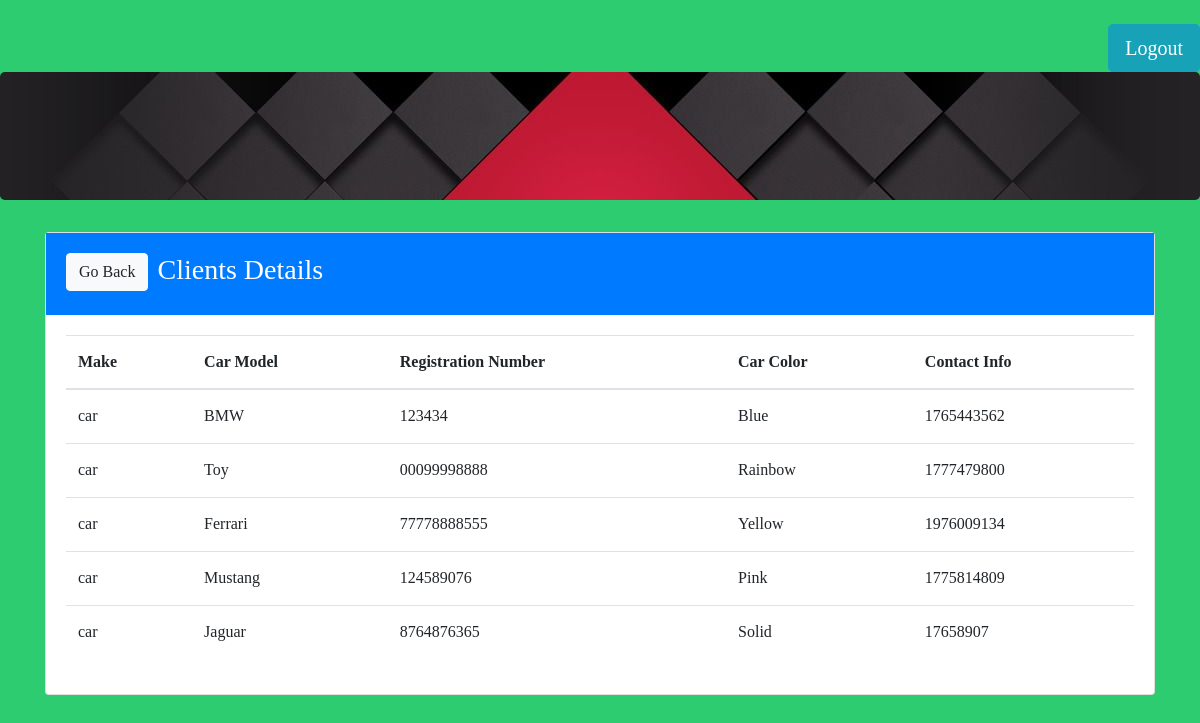
/admin-dashboard.php, run on the app's committed database.
### tables this page shows
CREATE TABLE `clients_info` (
  `make` varchar(50) NOT NULL,
  `car_model` varchar(50) NOT NULL,
  `reg_num` varchar(50) NOT NULL,
  `car_color` varchar(50) NOT NULL,
  `contact` int(50) NOT NULL
);

### config.php (the view, shortened to what this page needs)
<?php
$host    = "localhost";
$uname   = "root";
$pass    = "";
$db      = "ocp_system";
$con = mysqli_connect($host,$uname,$pass) or die('database error');
mysqli_select_db($con,$db);
function get_client_details(){
	global $con;
	$query = "SELECT * FROM clients_info";
	$result = mysqli_query($con, $query);
	while ($row=mysqli_fetch_array($result)) {
	$make = $row['make'];
	$c_model =$row['car_model'];
	$reg_num = $row['reg_num'];
	$c_color = $row['car_color'];
	$contact = $row['contact'];
	echo "
	  <tr>
      <td>$make</td>
      <td>$c_model</td>
      <td>$reg_num</td>
      <td>$c_color</td>
      <td>$contact</td>
    </tr>
	";
	}
}
 ?>

### admin-dashboard.php (shortened to what this page needs)
<!DOCTYPE html>
<?php include "config.php"; ?>
<html>
<head>
	<link rel="stylesheet" href="assets/css/bootstrap.min.css">
	<link rel="stylesheet" href="assets/css/font-awesome.min.css">
	<link rel="stylesheet" href="assets/css/style.css">
	<link rel="stylesheet" href="style.css">
</head>
<body>
<form action="admin-dashboard.php" method="POST" align="right">
<input class="btn btn-info btn-lg mt-4"  type="submit" name="logout" id="button" value="Logout">
</form>
<div class="jumbotron"></div>
<div class="container">
	<div class="card">
		<div class="card-body" style="background-color: #007bff; color:#fff;">
			<div class="row">
				<div class="col-md-1">
					 <a href="admin-login.php" class="btn btn-light ">Go Back</a>
				</div>
				<div class="col-md-3"><h3>Clients Details</h3></div>
</div></div>
<div class="card-body">
<table class="table table-hover">
  <thead>
    <tr>
      <th scope="col">Make</th>
      <th scope="col">Car Model</th>
      <th scope="col">Registration Number</th>
      <th scope="col">Car Color</th>
      <th scope="col">Contact Info</th>
    </tr>
  </thead>
  <tbody>
  	<?php get_client_details();?>
  </tbody>
</table>
</div>
</div>
</div>
</body>
</html>

### assets/css/style.css (style rules this page uses)
body { font-family:proxima nova reg }

### style.css (style rules this page uses)
.jumbotron { width: 100%; display: block; background-image: url('images/0.jpg'); }
* { margin: 0; padding: 0; box-sizing: border-box; list-style: none; }
body { font-family: tahoma; line-height: 1.8; background-color: #2ecc71; }
a { text-decoration: none; }

### data on the page
clients_info: make "car", car_model "BMW", reg_num "123434", car_color "Blue", contact "1765443562"
clients_info: make "car", car_model "Toy", reg_num "00099998888", car_color "Rainbow", contact "1777479800"
clients_info: make "car", car_model "Ferrari", reg_num "77778888555", car_color "Yellow", contact "1976009134"
clients_info: make "car", car_model "Mustang", reg_num "124589076", car_color "Pink", contact "1775814809"
clients_info: make "car", car_model "Jaguar", reg_num "8764876365", car_color "Solid", contact "17658907"
